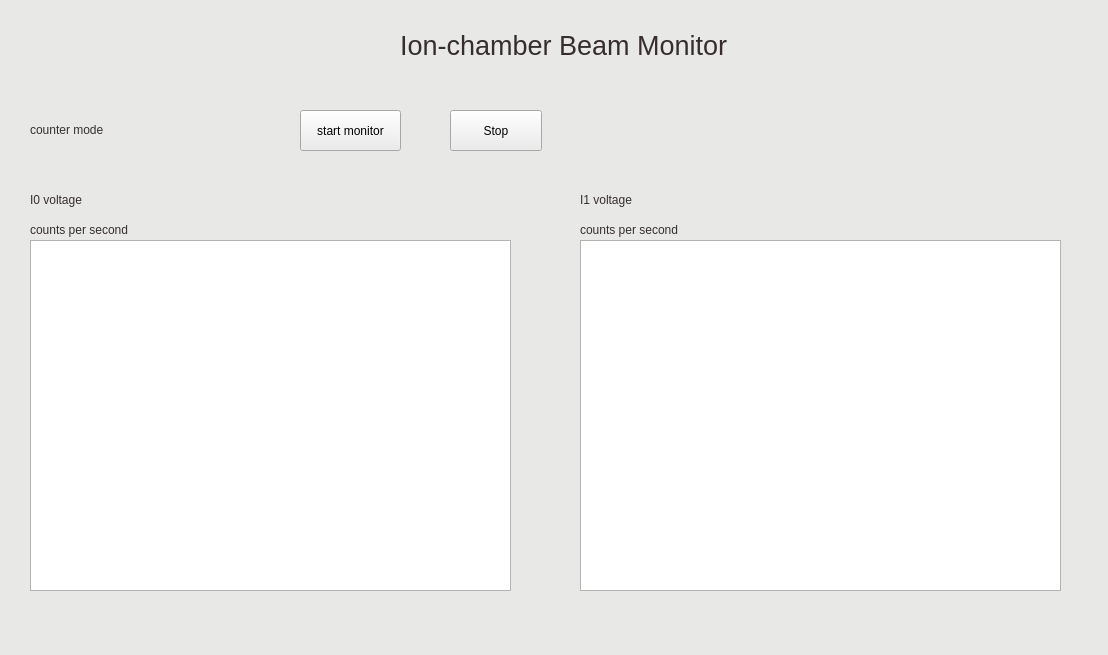
<?xml version="1.0" encoding="UTF-8"?>
<ui version="4.0">
 <class>Form</class>
 <widget class="QWidget" name="Form">
  <property name="geometry">
   <rect>
    <x>0</x>
    <y>0</y>
    <width>1108</width>
    <height>655</height>
   </rect>
  </property>
  <property name="palette">
   <palette>
    <active>
     <colorrole role="WindowText">
      <brush brushstyle="SolidPattern">
       <color alpha="255">
        <red>54</red>
        <green>46</green>
        <blue>46</blue>
       </color>
      </brush>
     </colorrole>
     <colorrole role="Button">
      <brush brushstyle="SolidPattern">
       <color alpha="255">
        <red>236</red>
        <green>236</green>
        <blue>236</blue>
       </color>
      </brush>
     </colorrole>
     <colorrole role="Base">
      <brush brushstyle="SolidPattern">
       <color alpha="255">
        <red>255</red>
        <green>255</green>
        <blue>255</blue>
       </color>
      </brush>
     </colorrole>
     <colorrole role="Window">
      <brush brushstyle="SolidPattern">
       <color alpha="255">
        <red>232</red>
        <green>232</green>
        <blue>231</blue>
       </color>
      </brush>
     </colorrole>
    </active>
    <inactive>
     <colorrole role="WindowText">
      <brush brushstyle="SolidPattern">
       <color alpha="255">
        <red>54</red>
        <green>46</green>
        <blue>46</blue>
       </color>
      </brush>
     </colorrole>
     <colorrole role="Button">
      <brush brushstyle="SolidPattern">
       <color alpha="255">
        <red>236</red>
        <green>236</green>
        <blue>236</blue>
       </color>
      </brush>
     </colorrole>
     <colorrole role="Base">
      <brush brushstyle="SolidPattern">
       <color alpha="255">
        <red>255</red>
        <green>255</green>
        <blue>255</blue>
       </color>
      </brush>
     </colorrole>
     <colorrole role="Window">
      <brush brushstyle="SolidPattern">
       <color alpha="255">
        <red>232</red>
        <green>232</green>
        <blue>231</blue>
       </color>
      </brush>
     </colorrole>
    </inactive>
    <disabled>
     <colorrole role="WindowText">
      <brush brushstyle="SolidPattern">
       <color alpha="255">
        <red>139</red>
        <green>142</green>
        <blue>142</blue>
       </color>
      </brush>
     </colorrole>
     <colorrole role="Button">
      <brush brushstyle="SolidPattern">
       <color alpha="255">
        <red>236</red>
        <green>236</green>
        <blue>236</blue>
       </color>
      </brush>
     </colorrole>
     <colorrole role="Base">
      <brush brushstyle="SolidPattern">
       <color alpha="255">
        <red>232</red>
        <green>232</green>
        <blue>231</blue>
       </color>
      </brush>
     </colorrole>
     <colorrole role="Window">
      <brush brushstyle="SolidPattern">
       <color alpha="255">
        <red>232</red>
        <green>232</green>
        <blue>231</blue>
       </color>
      </brush>
     </colorrole>
    </disabled>
   </palette>
  </property>
  <property name="windowTitle">
   <string>Beam Monitor</string>
  </property>
  <property name="autoFillBackground">
   <bool>false</bool>
  </property>
  <widget class="QLabel" name="label">
   <property name="geometry">
    <rect>
     <x>400</x>
     <y>30</y>
     <width>331</width>
     <height>31</height>
    </rect>
   </property>
   <property name="font">
    <font>
     <pointsize>20</pointsize>
    </font>
   </property>
   <property name="text">
    <string>Ion-chamber Beam Monitor</string>
   </property>
  </widget>
  <widget class="QLabel" name="label_3">
   <property name="geometry">
    <rect>
     <x>30</x>
     <y>190</y>
     <width>63</width>
     <height>20</height>
    </rect>
   </property>
   <property name="text">
    <string>I0 voltage</string>
   </property>
  </widget>
  <widget class="QLabel" name="label_4">
   <property name="geometry">
    <rect>
     <x>580</x>
     <y>190</y>
     <width>63</width>
     <height>20</height>
    </rect>
   </property>
   <property name="text">
    <string>I1 voltage</string>
   </property>
  </widget>
  <widget class="PyDMLabel" name="PyDMLabel">
   <property name="geometry">
    <rect>
     <x>110</x>
     <y>190</y>
     <width>73</width>
     <height>20</height>
    </rect>
   </property>
   <property name="toolTip">
    <string/>
   </property>
   <property name="whatsThis">
    <string/>
   </property>
   <property name="channel" stdset="0">
    <string>X09B1:EH:NCT:V0</string>
   </property>
  </widget>
  <widget class="PyDMLabel" name="PyDMLabel_2">
   <property name="geometry">
    <rect>
     <x>660</x>
     <y>190</y>
     <width>73</width>
     <height>20</height>
    </rect>
   </property>
   <property name="toolTip">
    <string/>
   </property>
   <property name="whatsThis">
    <string/>
   </property>
   <property name="channel" stdset="0">
    <string>X09B1:EH:NCT:V1</string>
   </property>
  </widget>
  <widget class="PyDMTimePlot" name="PyDMTimePlot">
   <property name="geometry">
    <rect>
     <x>30</x>
     <y>240</y>
     <width>481</width>
     <height>351</height>
    </rect>
   </property>
   <property name="toolTip">
    <string/>
   </property>
   <property name="whatsThis">
    <string/>
   </property>
   <property name="backgroundBrush">
    <brush brushstyle="SolidPattern">
     <color alpha="255">
      <red>255</red>
      <green>255</green>
      <blue>255</blue>
     </color>
    </brush>
   </property>
   <property name="showXGrid">
    <bool>true</bool>
   </property>
   <property name="showYGrid">
    <bool>true</bool>
   </property>
   <property name="axisColor">
    <color>
     <red>0</red>
     <green>0</green>
     <blue>0</blue>
    </color>
   </property>
   <property name="title" stdset="0">
    <string/>
   </property>
   <property name="curves">
    <stringlist>
     <string>{&quot;channel&quot;: &quot;X09B1:EH:NCT:F0&quot;, &quot;name&quot;: &quot;Amplitude&quot;, &quot;color&quot;: &quot;red&quot;, &quot;lineStyle&quot;: 1, &quot;lineWidth&quot;: 2, &quot;symbol&quot;: null, &quot;symbolSize&quot;: 10}</string>
    </stringlist>
   </property>
   <property name="timeSpan">
    <double>300.000000000000000</double>
   </property>
  </widget>
  <widget class="QLabel" name="label_5">
   <property name="geometry">
    <rect>
     <x>30</x>
     <y>220</y>
     <width>131</width>
     <height>20</height>
    </rect>
   </property>
   <property name="text">
    <string>counts per second</string>
   </property>
  </widget>
  <widget class="PyDMTimePlot" name="PyDMTimePlot_2">
   <property name="geometry">
    <rect>
     <x>580</x>
     <y>240</y>
     <width>481</width>
     <height>351</height>
    </rect>
   </property>
   <property name="toolTip">
    <string/>
   </property>
   <property name="whatsThis">
    <string/>
   </property>
   <property name="backgroundBrush">
    <brush brushstyle="SolidPattern">
     <color alpha="255">
      <red>255</red>
      <green>255</green>
      <blue>255</blue>
     </color>
    </brush>
   </property>
   <property name="showXGrid">
    <bool>true</bool>
   </property>
   <property name="showYGrid">
    <bool>true</bool>
   </property>
   <property name="axisColor">
    <color>
     <red>0</red>
     <green>0</green>
     <blue>0</blue>
    </color>
   </property>
   <property name="curves">
    <stringlist>
     <string>{&quot;channel&quot;: &quot;X09B1:EH:NCT:F1&quot;, &quot;name&quot;: &quot;Amplitude&quot;, &quot;color&quot;: &quot;red&quot;, &quot;lineStyle&quot;: 1, &quot;lineWidth&quot;: 2, &quot;symbol&quot;: null, &quot;symbolSize&quot;: 10}</string>
    </stringlist>
   </property>
   <property name="timeSpan">
    <double>300.000000000000000</double>
   </property>
  </widget>
  <widget class="QLabel" name="label_6">
   <property name="geometry">
    <rect>
     <x>580</x>
     <y>220</y>
     <width>131</width>
     <height>20</height>
    </rect>
   </property>
   <property name="text">
    <string>counts per second</string>
   </property>
  </widget>
  <widget class="QLabel" name="label_7">
   <property name="geometry">
    <rect>
     <x>30</x>
     <y>120</y>
     <width>101</width>
     <height>20</height>
    </rect>
   </property>
   <property name="text">
    <string>counter mode</string>
   </property>
  </widget>
  <widget class="PyDMLabel" name="PyDMLabel_3">
   <property name="geometry">
    <rect>
     <x>140</x>
     <y>120</y>
     <width>111</width>
     <height>20</height>
    </rect>
   </property>
   <property name="toolTip">
    <string/>
   </property>
   <property name="whatsThis">
    <string/>
   </property>
   <property name="channel" stdset="0">
    <string>X09B1:EH:NCT:Mode</string>
   </property>
  </widget>
  <widget class="QPushButton" name="BtnMonitor">
   <property name="geometry">
    <rect>
     <x>300</x>
     <y>110</y>
     <width>101</width>
     <height>41</height>
    </rect>
   </property>
   <property name="text">
    <string>start monitor</string>
   </property>
  </widget>
  <widget class="QPushButton" name="BtnStop">
   <property name="geometry">
    <rect>
     <x>450</x>
     <y>110</y>
     <width>92</width>
     <height>41</height>
    </rect>
   </property>
   <property name="text">
    <string>Stop</string>
   </property>
  </widget>
 </widget>
 <customwidgets>
  <customwidget>
   <class>PyDMTimePlot</class>
   <extends>QGraphicsView</extends>
   <header>pydm.widgets.timeplot</header>
  </customwidget>
  <customwidget>
   <class>PyDMLabel</class>
   <extends>QLabel</extends>
   <header>pydm.widgets.label</header>
  </customwidget>
 </customwidgets>
 <resources/>
 <connections/>
</ui>
